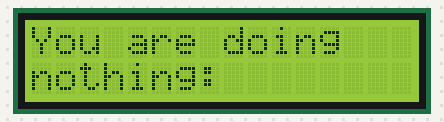
The sketch below on a simulated Arduino Uno, built with avr-gcc and run on an emulated ATmega328P. Parts: 16×2 character LCD. Wiring (inferred from the names in the program): character LCD (HD44780): RS pin 3; E pin 4; data pin 5, pin 6, pin 7, pin 8.

Above: at 0.1 s.
At 4.1 s:
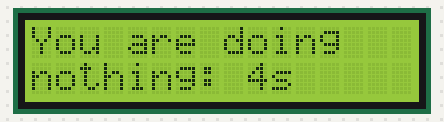
At 9.1 s:
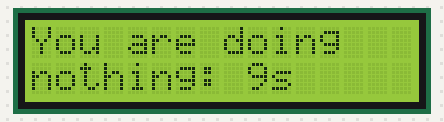
At 19.1 s:
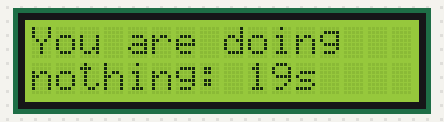
At 28.1 s:
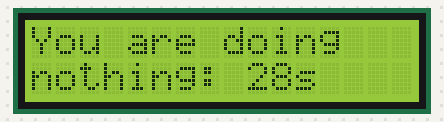
At 38.1 s:
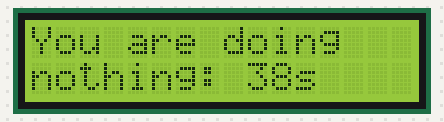

The sketch:

lcd_wh1602.ino
```cpp
#define LCD_PWR 2
#define LCD_DC 3
#define LCD_E 4
#define LCD_BUS 5

long counter = 0;

void setup() {
  pinMode(LCD_PWR, OUTPUT);
  pinMode(LCD_DC, OUTPUT);
  pinMode(LCD_E, OUTPUT);
  for (int i = 0; i < 4; i++) {
    pinMode(LCD_BUS + i, OUTPUT);
  }
  digitalWrite(LCD_E, LOW);
  digitalWrite(LCD_DC, LOW);
  digitalWrite(LCD_PWR, HIGH);
  delay(30);

  for (int i = 0; i < 3; i++) {
    writeHalf(0x3);
    delay(6);
  }

  writeHalf(0x2);
  delayMicroseconds(50);
  lcdOptions(false, true, false);
  lcdOnOff(false, false, false);
  lcdClear();
  lcdDirAndShift(true, false);
  lcdOnOff(true, false, false);
  lcdPuts("You are doing");
  lcdRowCol(1, 0);
  lcdPuts("nothing:");
}

void lcdOnOff(bool disp, bool cur, bool blnk) {
  lcdWrite(0, 0x08 | (disp ? 4 : 0) | (cur ? 2 : 0) | (blnk ? 1 : 0), 50);
}

void lcdOptions(bool fullBus, bool twoLines, bool smallFont) {
  lcdWrite(0, 0x20 | (fullBus ? 0x10 : 0) | (twoLines ? 8 : 0) | (smallFont ? 4 : 0), 50);
}

void lcdClear() {
  lcdWrite(0, 0x01, 2000);
}

void lcdHome() {
  lcdWrite(0, 0x02, 2000);
}

void lcdDirAndShift(bool dir, bool shift) {
  lcdWrite(0, 0x04 | (dir ? 2 : 0) | (shift ? 1 : 0), 50);
}

void lcdRowCol(byte row, byte col) {
  lcdWrite(0, 0x80 | (row << 6) | col, 50);
}

void lcdPutc(byte c) {
  lcdWrite(1, c, 50);
}

void lcdPuts(const char s[]) {
  for (int i = 0; s[i] != 0; s++) {
    lcdPutc(s[i]);
  }
}

void lcdWrite(byte dc, byte v, int t) {
  digitalWrite(LCD_DC, dc != 0 ? HIGH : LOW);
  writeHalf(v >> 4);
  writeHalf(v & 0xF);
  delayMicroseconds(t);
}

void writeHalf(byte v) {
  delayMicroseconds(1);
  digitalWrite(LCD_E, HIGH);
  for (int i = 0; i < 4; i++) {
    digitalWrite(LCD_BUS + i, v % 2 != 0 ? HIGH : LOW);
    v /= 2;
  }
  delayMicroseconds(1);
  digitalWrite(LCD_E, LOW);
  delayMicroseconds(1);
}

void loop() {
  delay(1000);
  char textBuf[16];
  counter += 1;
  itoa(counter, textBuf, 10);
  lcdRowCol(1, 9);
  lcdPuts(textBuf);
  lcdPutc('s');
}
```

Measured:
- what the display in image 0 shows lasts 1.0 s, from 0.1 s to 1.1 s
